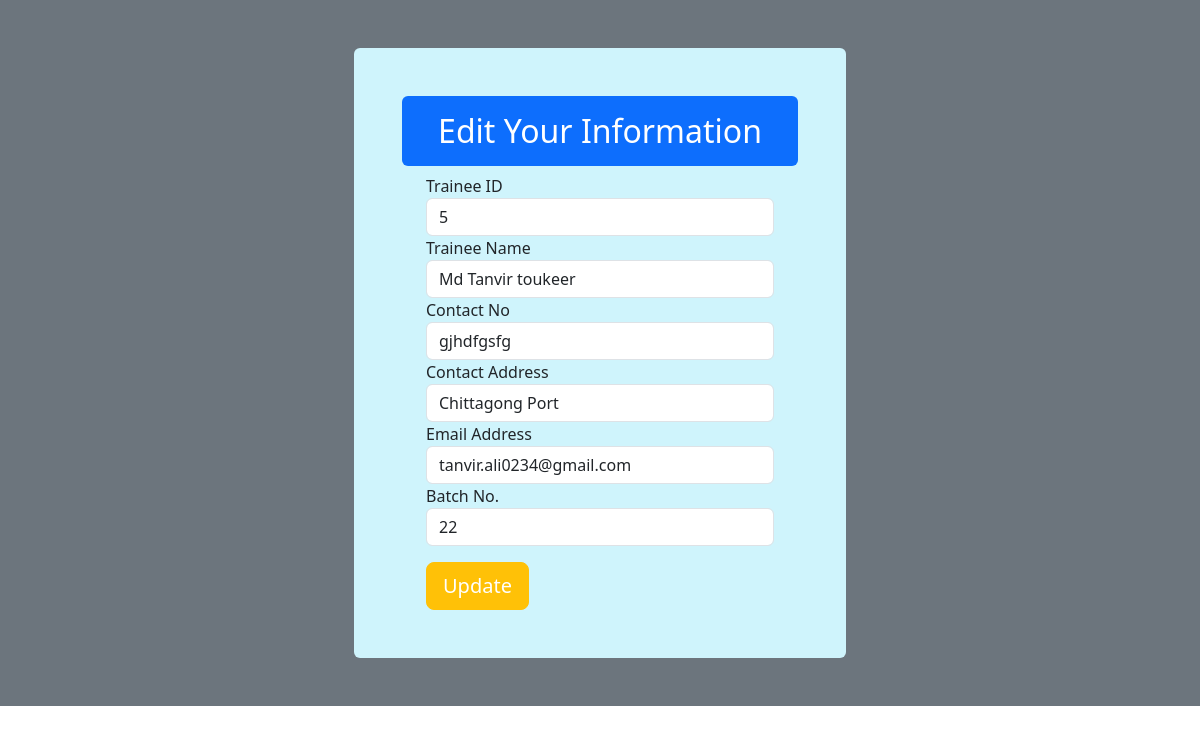
Screenshot of /edit/5 with the database file from the repository.
### SimpleApp01/models.py (models this page shows)
class Trainee(models.Model):
    TraineeId = models.AutoField(primary_key=True)
    Name = models.CharField(max_length=30)
    ContactNo = models.CharField(max_length=15)
    ContactAddress = models.CharField(max_length=100)
    EmailAddress = models.EmailField()
    BatchNo = models.CharField(max_length=30 , default="N\A")
    class Meta:
        db_table="Trainee"

### SimpleApp01/views.py (the view)
# urls.py: path('edit/<int:id>',views.editTrainee),
def editTrainee(request,id):
    trainee = Trainee.objects.get(TraineeId = id)
    return render(request,"edit.html",{'trainee':trainee})

### SimpleApp01/templates/edit.html (shortened to what this page needs)
<!DOCTYPE html>
<html lang="en">
<head>
     <link href="https://cdn.jsdelivr.net/npm/bootstrap@5.3.3/dist/css/bootstrap.min.css" rel="stylesheet">
</head>
<body>
  <div class="row bg-secondary">
    <div class="container col-md-6 col-md-offset-3">
      <div class="m-5 p-5 bg-info-subtle rounded">
          <div class="bg-primary rounded">
              <h2 class="text-center p-3 text-white">Edit Your Information</h2>
          </div>
          <div class="container">
                <form method="POST" class="post-form" action ="/update/{{trainee.TraineeId}}" >
                  <div class="container">
                      <div class="form-group">
                        <label for="exampleInputName2"> Trainee ID</label>
                        <input type="text" name="TraineeId" class="form-control" id="id_Traineeid" value="{{trainee.TraineeId}}" readonly>
                      </div>
                      <div class="form-group">
                        <label for="exampleInputName2"> Trainee Name</label>
                        <input type="text" name="Name" class="form-control" id="id_Name" value="{{trainee.Name}}">
                      </div>
                      <div class="form-group">
                        <label for="exampleInputName2">Contact No</label>
                        <input type="text" name="ContactNo" class="form-control" id="id_ContactNo" value="{{trainee.ContactNo}}">
                      </div>
                      <div class="form-group">
                        <label for="exampleInputName2">Contact Address</label>
                        <input type="text" name="ContactAddress" class="form-control" id="id_ContactAddress" value="{{trainee.ContactAddress}}">
                      </div>
                      <div class="form-group">
                        <label for="exampleInputName2">Email Address</label>
                        <input type="email" name="EmailAddress" class="form-control" id="id_EmailAddress" value="{{trainee.EmailAddress}}">
                      </div>
                      <div class="form-group">
                        <label for="exampleInputName2">Batch No.</label>
                        <input type="text" name="BatchNo" class="form-control" id="id_EmailAddress" value="{{trainee.BatchNo}}">
                      </div>
                      <div>
                        <button class="btn btn-warning mt-3 btn-lg text-white"  type="submit">Update</button>
                    </div>
                  </div>
              </form>
          </div>
      </div>
  </div>
  </div>
</body>
</html>

### rows the page displays
Trainee: TraineeId "5", Name "Md Tanvir toukeer", ContactNo "gjhdfgsfg", ContactAddress "Chittagong Port", EmailAddress "tanvir.ali0234@gmail.com", BatchNo "22"
